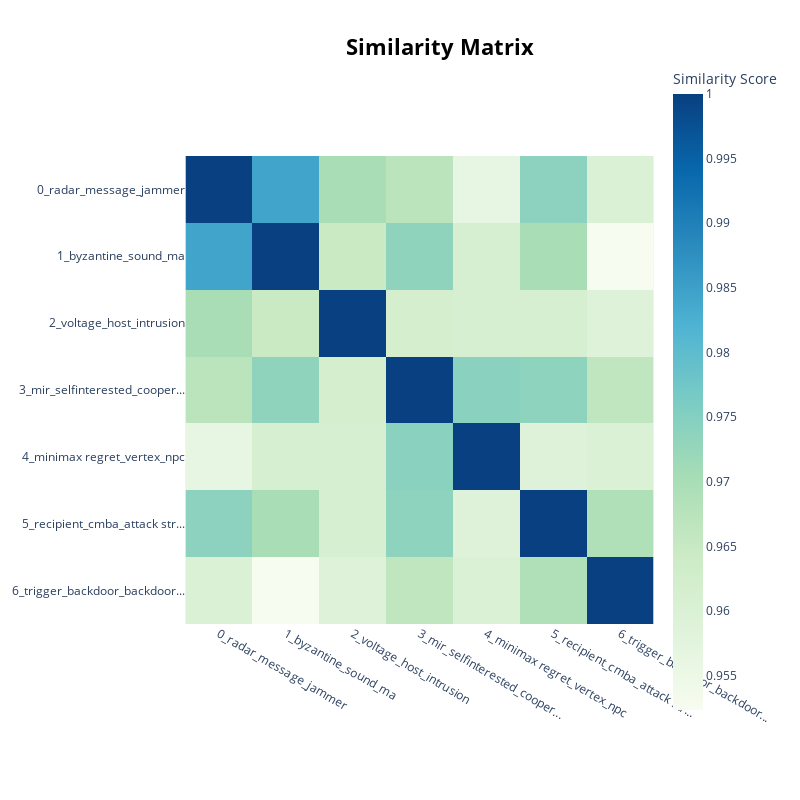

The cell this chart's notebook holds for it:
### Code cell
topic_model.visualize_heatmap(custom_labels=False)

### Figure 1 — Plotly figure (JSON) as saved in the notebook; plotly's stock layout.template omitted (floating-point values rounded to 4 significant figures)
{"data": [{"coloraxis": "coloraxis", "hovertemplate": "x: %{x}<br>y: %{y}<br>Similarity Score: %{z}<extra></extra>", "name": "0", "type": "heatmap", "x": ["0_radar_message_jammer", "1_byzantine_sound_ma", "2_voltage_host_intrusion", "3_mir_selfinterested_cooper...", "4_minimax regret_vertex_npc", "5_recipient_cmba_attack str...", "6_trigger_backdoor_backdoor..."], "xaxis": "x", "y": ["0_radar_message_jammer", "1_byzantine_sound_ma", "2_voltage_host_intrusion", "3_mir_selfinterested_cooper...", "4_minimax regret_vertex_npc", "5_recipient_cmba_attack str...", "6_trigger_backdoor_backdoor..."], "yaxis": "y", "z": [[1.0, 0.9844, 0.9701, 0.9671, 0.9564, 0.9739, 0.9598], [0.9844, 1.0, 0.9645, 0.9736, 0.961, 0.97, 0.9523], [0.9701, 0.9645, 1.0, 0.9619, 0.9613, 0.9609, 0.959], [0.9671, 0.9736, 0.9619, 1.0, 0.9742, 0.9737, 0.9664], [0.9564, 0.961, 0.9613, 0.9742, 1.0, 0.9592, 0.96], [0.9739, 0.97, 0.9609, 0.9737, 0.9592, 1.0, 0.9691], [0.9598, 0.9523, 0.959, 0.9664, 0.96, 0.9691, 1.0]]}], "layout": {"coloraxis": {"colorbar": {"title": {"text": "Similarity Score"}}, "colorscale": [[0, "rgb(247,252,240)"], [0.125, "rgb(224,243,219)"], [0.25, "rgb(204,235,197)"], [0.375, "rgb(168,221,181)"], [0.5, "rgb(123,204,196)"], [0.625, "rgb(78,179,211)"], [0.75, "rgb(43,140,190)"], [0.875, "rgb(8,104,172)"], [1, "rgb(8,64,129)"]]}, "height": 800, "hoverlabel": {"bgcolor": "white", "font": {"family": "Rockwell", "size": 16}}, "legend": {"title": {"text": "Trend"}}, "margin": {"t": 60}, "showlegend": true, "title": {"font": {"color": "Black", "size": 22}, "text": "<b>Similarity Matrix</b>", "x": 0.55, "xanchor": "center", "y": 0.95, "yanchor": "top"}, "width": 800, "xaxis": {"anchor": "y", "constrain": "domain", "domain": [0, 1], "scaleanchor": "y"}, "yaxis": {"anchor": "x", "autorange": "reversed", "constrain": "domain", "domain": [0, 1]}}}
